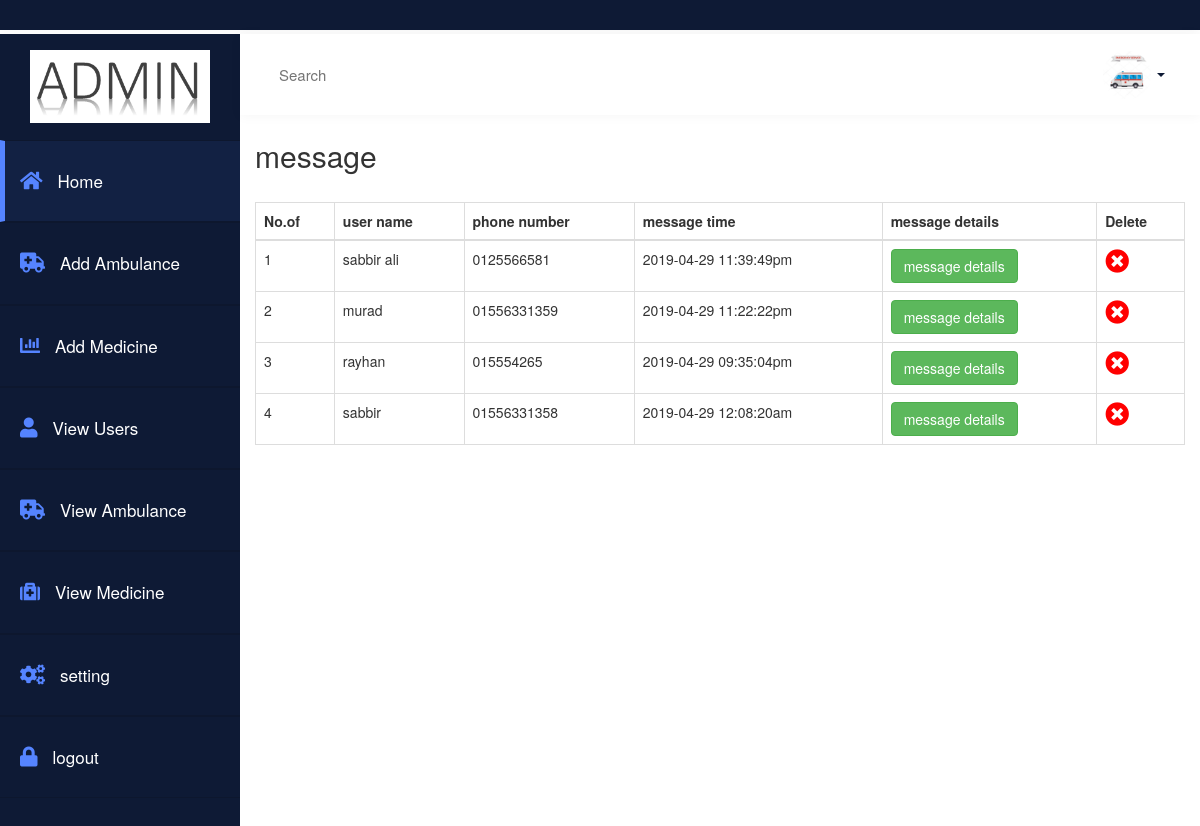
/admin/medicine_view_msg.php (signed in), run on the app's committed database.
### tables this page shows
CREATE TABLE IF NOT EXISTS `order_medicine` (
`med_id` int(50) NOT NULL,
  `medi1` varchar(50) NOT NULL,
  `quant1` int(50) NOT NULL,
  `medi2` varchar(50) NOT NULL,
  `quant2` int(50) NOT NULL,
  `medi3` varchar(50) NOT NULL,
  `quant3` int(50) NOT NULL,
  `medi4` varchar(50) NOT NULL,
  `quant4` int(50) NOT NULL,
  `name` varchar(50) NOT NULL,
  `mobile` varchar(50) NOT NULL,
  `email` varchar(50) NOT NULL,
  `shipping_loca` varchar(50) NOT NULL,
  `time` varchar(50) NOT NULL,
  `photo` varchar(50) NOT NULL
);

### admin/medicine_view_msg.php (the view)
<?php
include 'a_header.php';
include 'a_menu.php';
?>
<div class="container col-md-12">
    <div class="row">
    <div class=" ">
  <h2>message </h2>
          <br>
          <table class="table-responsive table-bordered table-hover table" >
            <thead>
              <tr>
                  <th>No.of</th>
                <th>user name</th>
                <th>phone number</th>
                <th>message time</th>
                <th>message details</th>
                <th>Delete</th>
              </tr>
            </thead>
                <tbody>
                     <?php
                    $i=0;
                                $select=  mysql_query("SELECT * FROM order_medicine ORDER BY med_id DESC");
                                while ($fetch = mysql_fetch_array($select)){
                                    $i=$i+1;
                                    ?>
                    <tr>
                       <td>
                      <?php
                     echo $i;
                       ?>
                       </td>
                       <td><?php echo $fetch['name'];?></td>
                       <td><?php echo $fetch['mobile'];?></td>
                       <td><?php echo $fetch['time'];?></td>
                       <td><a href="message_details_medicine.php?id=<?php echo $fetch['med_id']; ?>"><button type="button" class="btn btn-success">message details</button></a></td>
                       <td><a href="delete-book-medechine.php?id=<?php echo $fetch['med_id']; ?>"><i style="color:red;font-size: 24px;" class="fa fa-times-circle"></i></a></td>
                   </tr> <?php
                   }
                   ?>
                </tbody>
  </table>
</div>
</div>
</div>
<?php include 'a_footer.php'?>

### admin/adstyle.css (style rules this page uses)
a:focus,a:hover,a { outline:none; text-decoration: none; }

### data on the page
order_medicine: name "sabbir ali", mobile "0125566581", time "2019-04-29 11:39:49pm"
order_medicine: name "murad", mobile "01556331359", time "2019-04-29 11:22:22pm"
order_medicine: name "rayhan", mobile "015554265", time "2019-04-29 09:35:04pm"
order_medicine: name "sabbir", mobile "01556331358", time "2019-04-29 12:08:20am"
